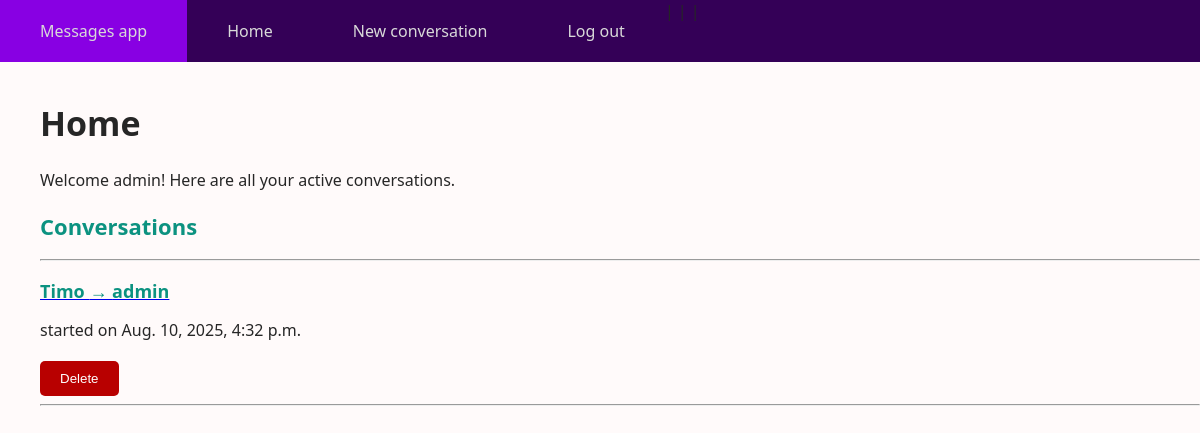
The app's page /home/ (signed in) with its own data.
### messagesapp/models.py (models this page shows, shortened)
class Conversation(models.Model):
    initiator = models.ForeignKey(User, on_delete=models.CASCADE, related_name="initiators")
    receiver = models.ForeignKey(User, on_delete=models.CASCADE, related_name="receivers")
    created = models.DateTimeField(auto_now_add=True)
    deleted = models.BooleanField(default=False)

### messagesapp/views.py (the view, shortened to what this page needs)
# urls.py: path("home/", homePage, name="home"),
@login_required
def homePage(request):
    user_id = request.user.id
    conversations = Conversation.objects.filter(
        Q(initiator_id=user_id) | Q(receiver_id=user_id),
        deleted=False
    ).order_by("-created")
    return render(request, "home.html", {"conversations": conversations})

### messagesapp/templates/home.html (shortened to what this page needs)
{% extends "base.html" %}
{% block content %}
    <div class="container">
        <h1>Home</h1>
        <p>Welcome {{ request.user.username }}! Here are all your active conversations.</p>
        <h2>Conversations</h2>
        <hr>
        {% for conversation in conversations %}
        <a href="{% url 'conversation_detail' conversation.id %}">
            <h3>{{ conversation.initiator }} &rarr; {{ conversation.receiver }}</h3>
        </a>
        <p>started on {{ conversation.created}}</p>
        <form method="post" style="display: inline;">
            <button type="submit" class="btn-delete" onclick="return confirm('Are you sure?')">Delete</button>
        </form>
        <hr>
        {% endfor %}
    </div>
{% endblock %}

### messagesapp/static/style.css (style rules this page uses)
body { background: snow; font-family: 'Segoe UI', Tahoma, Geneva, Verdana, sans-serif; color: rgb(38, 38, 38); margin: 0; }
h1 { font-size: 34px; }
h2 { font-size: 22px; color: rgb(12, 146, 128); }
h3 { font-size: 18px; color: rgb(12, 146, 128); margin-bottom: 10px; }
p { margin-bottom: 20px; }
form { background: transparent; border-radius: 5px; max-width: 400px; margin: 0; }
button, form input[type="submit"] { width: auto; background: rgb(12, 146, 128); color: #fff; border: none; padding: 10px 20px; border-radius: 5px; cursor: pointer; }
button.btn-delete { background: rgb(184, 0, 0); }

### records on screen
Conversation: initiator "Timo", receiver "admin", created "Aug. 10, 2025, 4:32 p.m."

### other values on screen
{{ request.user.username }} "admin"
